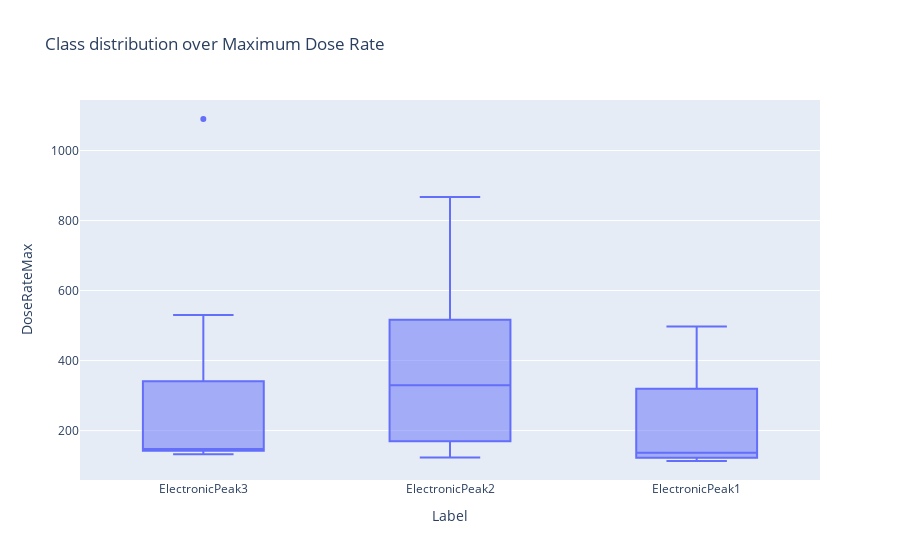
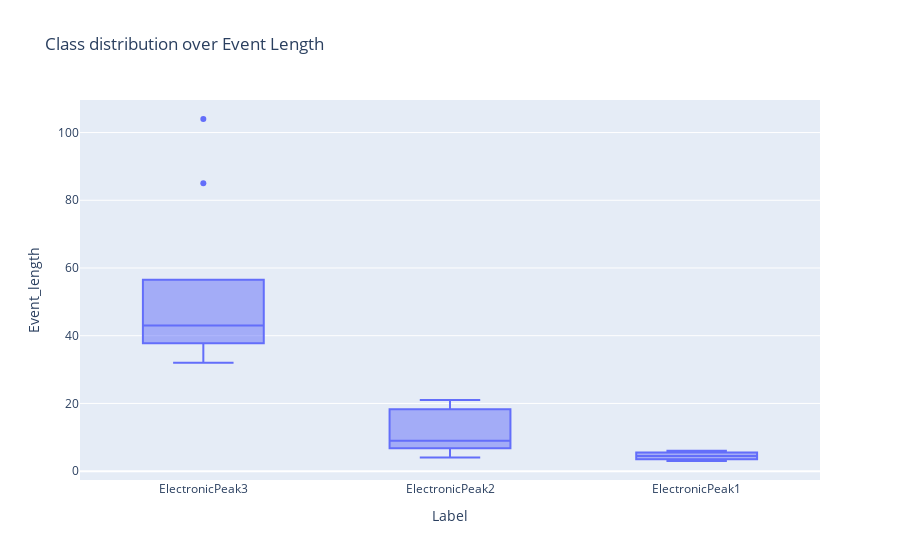

Notebook code for these charts, in order:
### Markdown cell above
#  Signal variability in the electronic peak class

### Code cell
mask = (y_train!='AtmosphericRejection') & (y_train!='Weather')
df = X_train.loc[mask]
df['DoseRateMax']= [ df.iloc[k, 13:df.iloc[k,-1]+13].max() for k in range(df.shape[0])]
df['DoseRateVar']= [ df.iloc[k, 13:df.iloc[k,-2]+13].var() for k in range(df.shape[0])]
fig = px.box(df,
             x="Label",
             y="DoseRateMax",
             title="Class distribution over Maximum Dose Rate "
            )

fig.show()

fig = px.box(df,
             x="Label",
             y="Event_length",
             title="Class distribution over Event Length "
            )

fig.show()

fig = px.box(df,
             x="Label",
             y="DoseRateVar",
             title="Class distribution over Dose Rate Variance "
            )

fig.show()

### Figure 1 — Plotly figure (JSON) as saved in the notebook; plotly's stock layout.template omitted (floating-point values rounded to 4 significant figures)
{"data": [{"alignmentgroup": "True", "hovertemplate": "Label=%{x}<br>DoseRateMax=%{y}<extra></extra>", "legendgroup": "", "marker": {"color": "#636efa"}, "name": "", "notched": false, "offsetgroup": "", "orientation": "v", "showlegend": false, "type": "box", "x": ["ElectronicPeak3", "ElectronicPeak2", "ElectronicPeak1", "ElectronicPeak2", "ElectronicPeak2", "ElectronicPeak2", "ElectronicPeak3", "ElectronicPeak3", "ElectronicPeak1", "ElectronicPeak3", "ElectronicPeak2", "ElectronicPeak2", "ElectronicPeak3", "ElectronicPeak2", "ElectronicPeak2", "ElectronicPeak2", "ElectronicPeak3", "ElectronicPeak3", "ElectronicPeak3", "ElectronicPeak3", "ElectronicPeak2", "ElectronicPeak2", "ElectronicPeak1", "ElectronicPeak2", "ElectronicPeak1", "ElectronicPeak2"], "x0": " ", "xaxis": "x", "y": [132.3, 329.4, 113.2, 774, 549.5, 123.1, 138.4, 150.4, 497.6, 530.2, 368, 866.9, 1090, 356, 312.1, 147.6, 144.9, 143.8, 147.3, 277.6, 505.8, 176.8, 132.3, 138.1, 141.1, 233.3], "y0": " ", "yaxis": "y"}], "layout": {"boxmode": "group", "legend": {"tracegroupgap": 0}, "title": {"text": "Class distribution over Maximum Dose Rate "}, "xaxis": {"anchor": "y", "domain": [0, 1], "title": {"text": "Label"}}, "yaxis": {"anchor": "x", "domain": [0, 1], "title": {"text": "DoseRateMax"}}}}

### Figure 2 — Plotly figure (JSON) as saved in the notebook; plotly's stock layout.template omitted (floating-point values rounded to 4 significant figures)
{"data": [{"alignmentgroup": "True", "hovertemplate": "Label=%{x}<br>Event_length=%{y}<extra></extra>", "legendgroup": "", "marker": {"color": "#636efa"}, "name": "", "notched": false, "offsetgroup": "", "orientation": "v", "showlegend": false, "type": "box", "x": ["ElectronicPeak3", "ElectronicPeak2", "ElectronicPeak1", "ElectronicPeak2", "ElectronicPeak2", "ElectronicPeak2", "ElectronicPeak3", "ElectronicPeak3", "ElectronicPeak1", "ElectronicPeak3", "ElectronicPeak2", "ElectronicPeak2", "ElectronicPeak3", "ElectronicPeak2", "ElectronicPeak2", "ElectronicPeak2", "ElectronicPeak3", "ElectronicPeak3", "ElectronicPeak3", "ElectronicPeak3", "ElectronicPeak2", "ElectronicPeak2", "ElectronicPeak1", "ElectronicPeak2", "ElectronicPeak1", "ElectronicPeak2"], "x0": " ", "xaxis": "x", "y": [44, 9, 5, 19, 11, 21, 39, 32, 6, 85, 9, 19, 104, 6, 4, 18, 34, 47, 43, 40, 8, 7, 4, 4, 3, 8], "y0": " ", "yaxis": "y"}], "layout": {"boxmode": "group", "legend": {"tracegroupgap": 0}, "title": {"text": "Class distribution over Event Length "}, "xaxis": {"anchor": "y", "domain": [0, 1], "title": {"text": "Label"}}, "yaxis": {"anchor": "x", "domain": [0, 1], "title": {"text": "Event_length"}}}}
